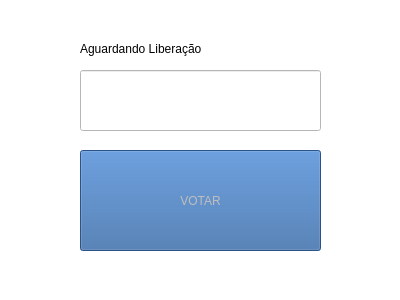
<?xml version="1.0" encoding="UTF-8"?>
<ui version="4.0">
 <class>Dialog</class>
 <widget class="QDialog" name="Dialog">
  <property name="geometry">
   <rect>
    <x>0</x>
    <y>0</y>
    <width>400</width>
    <height>300</height>
   </rect>
  </property>
  <property name="windowTitle">
   <string>Dialog</string>
  </property>
  <property name="styleSheet">
   <string notr="true">background-color: rgb(255, 255, 255);</string>
  </property>
  <widget class="QPushButton" name="btVotar">
   <property name="enabled">
    <bool>false</bool>
   </property>
   <property name="geometry">
    <rect>
     <x>80</x>
     <y>150</y>
     <width>241</width>
     <height>101</height>
    </rect>
   </property>
   <property name="styleSheet">
    <string notr="true">background-color: rgb(52, 101, 164);</string>
   </property>
   <property name="text">
    <string>VOTAR</string>
   </property>
  </widget>
  <widget class="QLineEdit" name="txtVoto">
   <property name="enabled">
    <bool>false</bool>
   </property>
   <property name="geometry">
    <rect>
     <x>80</x>
     <y>70</y>
     <width>241</width>
     <height>61</height>
    </rect>
   </property>
  </widget>
  <widget class="QLabel" name="lbAguardando">
   <property name="geometry">
    <rect>
     <x>80</x>
     <y>40</y>
     <width>171</width>
     <height>17</height>
    </rect>
   </property>
   <property name="text">
    <string>Aguardando Liberação</string>
   </property>
  </widget>
 </widget>
 <resources/>
 <connections/>
</ui>
